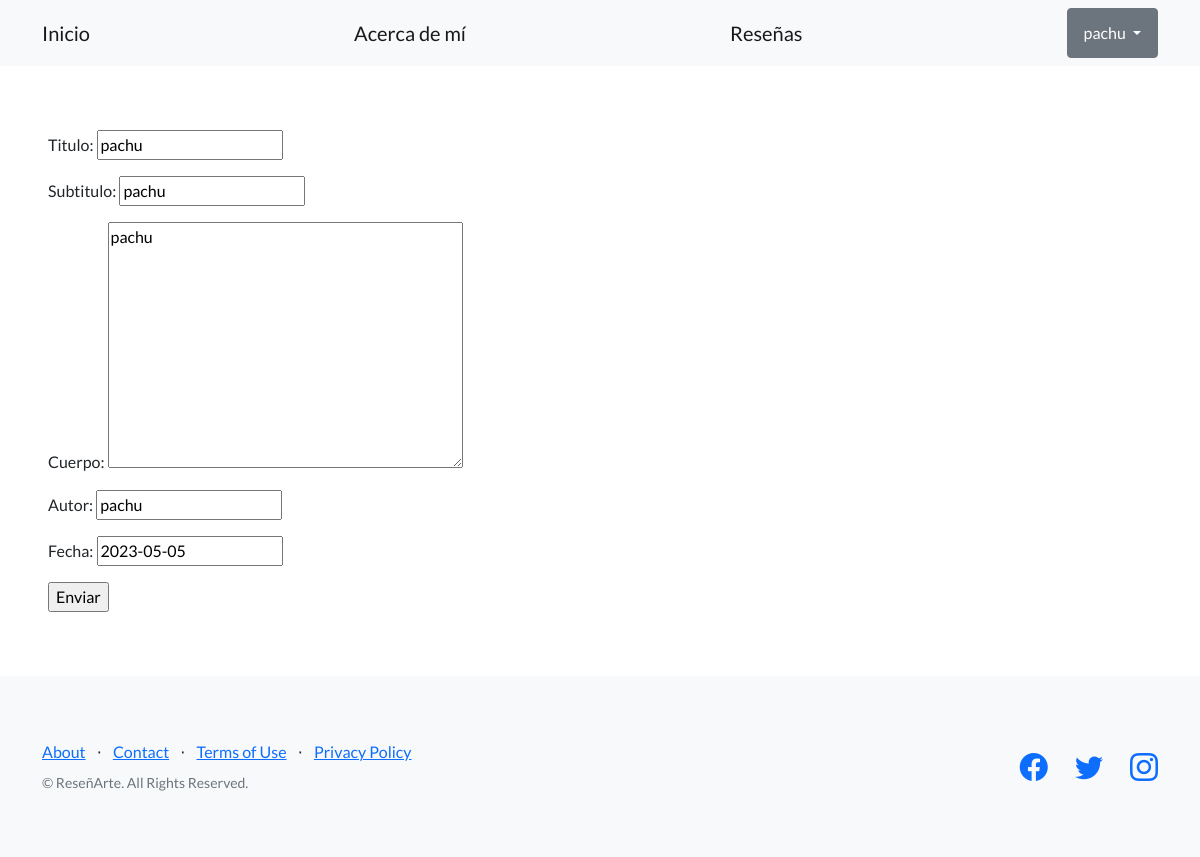
Page /blog/editar-reseña/12/ (signed in) on the committed database.
### blog/models.py (models this page shows, shortened)
class Reseña (models.Model):
    titulo = models.CharField(max_length=256)
    subtitulo = models.CharField(max_length=256)
    cuerpo = models.TextField()
    autor = models.CharField(max_length=256)
    fecha = models.DateField()

### blog/forms.py
class ReseñaForm(forms.Form):
    titulo = forms.CharField(required=True, max_length=64)
    subtitulo = forms.CharField(required=True, max_length=64)
    cuerpo = forms.CharField(required=True, widget=forms.Textarea())
    autor = forms.CharField(max_length=64)
    fecha = forms.DateField()

### blog/templates/blog/crear_reseña.html (shortened to what this page needs)
{% extends "blog/base.html" %}
{% block contenido %}
<form method="post">
  {{ formulario.as_p }}
  <input type="submit" value="Enviar" />
</form>
{% endblock contenido %}

### blog/templates/blog/base.html (shortened to what this page needs)
{% load static %}
<!DOCTYPE html>
<html lang="en">
    <head>
        <link href="https://cdn.jsdelivr.net/npm/bootstrap-icons@1.5.0/font/bootstrap-icons.css" rel="stylesheet" type="text/css" />
        <link href= "{% static 'blog/css/styles.css' %}"" rel="stylesheet" />
    </head>
    <body>
        <nav class="navbar navbar-light bg-light static-top">
            <div class="container">
                <a class="navbar-brand" href="{% url 'inicio' %}">Inicio</a>
                <a class="navbar-brand" href="{% url 'about' %}">Acerca de mí</a>
                <a class="navbar-brand" href="{% url 'listar_reseñas' %}">Reseñas</a>
                {% if user.is_authenticated %}
                <div class="dropdown">
                    <button class="btn btn-secondary dropdown-toggle" type="button" id="dropdownMenuButton1" data-bs-toggle="dropdown" aria-expanded="false">
                        <div style="display: inline-flex;">
                            <span>{{ user.username }}</span>
                        </div>
                    </button>
                    </div>
                </div>
                {% else %}
                <a class="navbar-brand" href="{% url 'registro' %}">Registro</a>
                <a class="navbar-brand" href="{% url 'login' %}">Iniciar sesión</a>
                {% endif %}
        </nav>
        <section style="padding:4rem 3rem;">
            {% block contenido %}
            {% endblock contenido %}
        </section>
        <footer class="footer bg-light">
            <div class="container">
                <div class="row">
                    <div class="col-lg-6 h-100 text-center text-lg-start my-auto">
                        <ul class="list-inline mb-2">
                            <li class="list-inline-item"><a href="#!">About</a></li>
                            <li class="list-inline-item">⋅</li>
                            <li class="list-inline-item"><a href="#!">Contact</a></li>
                            <li class="list-inline-item">⋅</li>
                            <li class="list-inline-item"><a href="#!">Terms of Use</a></li>
                            <li class="list-inline-item">⋅</li>
                            <li class="list-inline-item"><a href="#!">Privacy Policy</a></li>
                        </ul>
                        <p class="text-muted small mb-4 mb-lg-0">&copy; ReseñArte. All Rights Reserved.</p>
                    </div>
                    <div class="col-lg-6 h-100 text-center text-lg-end my-auto">
                        <ul class="list-inline mb-0">
                            <li class="list-inline-item me-4">
                                <a href="#!"><i class="bi-facebook fs-3"></i></a>
                            </li>
                            <li class="list-inline-item me-4">
                                <a href="#!"><i class="bi-twitter fs-3"></i></a>
                            </li>
                            <li class="list-inline-item">
                                <a href="#!"><i class="bi-instagram fs-3"></i></a>
                            </li>
                        </ul>
                    </div>
                </div>
            </div>
        </footer>
    </body>
</html>

### rows in the picture
Reseña: titulo "pachu", subtitulo "pachu", cuerpo "pachu", autor "pachu", fecha "2023-05-05"

### other values in the picture
{{ user.username }} "pachu"
